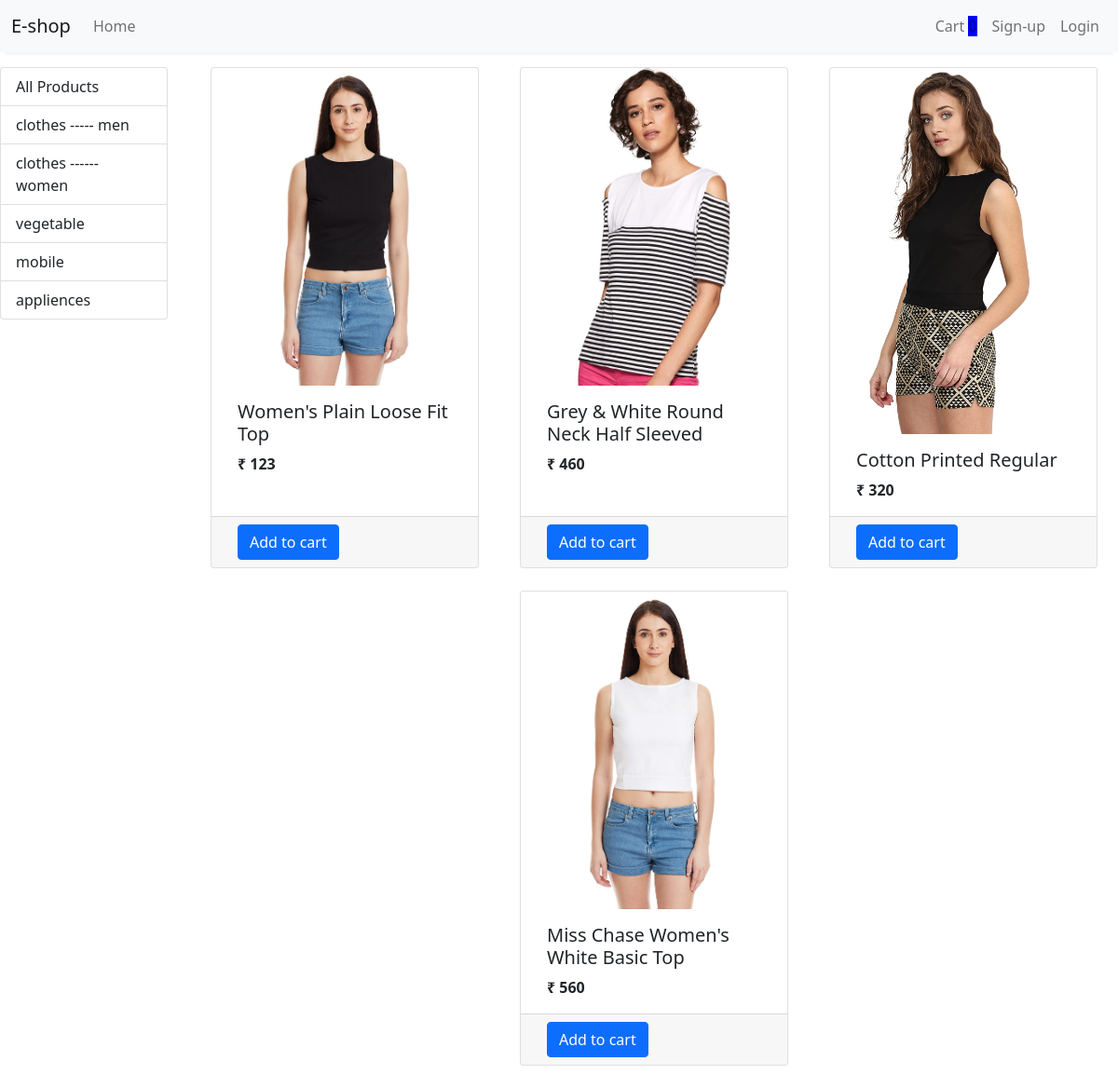
The app's page /?category=4 with its own data.
### store/models/category.py (models this page shows)
class Category(models.Model):
    name=models.CharField(max_length=20)
    @staticmethod
    def get_all_category():
        return Category.objects.all()
    def __str__(self) -> str:
        return self.name

### store/models/product_models.py (models this page shows, shortened)
class Product(models.Model):
    name=models.CharField(max_length=50)
    price=models.IntegerField(default=0)
    category= models.ForeignKey(Category,on_delete=models.CASCADE,default=1)
    description=models.CharField(max_length=200,default='',null=True,blank=True)
    image=models.ImageField(upload_to='uploads/product/')
    @staticmethod
    def get_all_product():
        return Product.objects.all()
    @staticmethod
    def get_all_product_by_category_id(category_id):
        return Product.objects.filter(category_id=category_id)

### store/views/home.py (the view, shortened to what this page needs)
# urls.py: path('',Index.as_view(),name="homepage"),
class Index(View):
    def get(self,request):
        cart=request.session.get('cart')
        if not cart:
            request.session['cart']={}
        products=Product.get_all_product()
        category=Category.get_all_category()
        category_id=request.GET.get('category')
        if category_id:
            products=Product.get_all_product_by_category_id(category_id)
        return render(request,'index.html',{'products':products,"categories":category})

### store/templatetags/cart.py (called while the page is built)
@register.filter(name='is_in_cart')
def is_in_cart(product,cart):
    keys = cart.keys()
    for id in keys:
        if int(id) == product.id:
            return True
    return False

### store/templatetags/custom_filter.py (called while the page is built)
@register.filter(name='rupee')
def rupee(number):
    return "₹ "+str(number)

### store/templates/index.html (shortened to what this page needs)
{% extends 'base.html' %}
{% block content %}
{% load cart %}
{% load custom_filter %}
<div class="row">
    <div class="container-fluid mt-3">
        <div class="row">
            <div class="col-lg-2 mx-auto">
                <div class="list-group ">
                    <a href="/" class="list-group-item list-group-item-action">All Products</a>
                    {% for category in categories %}
                    <a href="/?category={{category.id}}" class="list-group-item list-group-item-action">{{category}}</a>
                    {% endfor %}
                </div>
            </div>
            <div class="col-lg-10">
                <div class="row mx-auto">
                    {% for product in products %}
                    <div class="card mx-auto mb-4" id={{product.id}} style="width: 18rem;">
                        <img src="/media/{{product.image}}" class="card-img-top" alt="...">
                        <div class="card-body ">
                            <h5 class="card-title">{{product.name}}</h5>
                            <p class="card-text"><b>{{product.price|rupee}}</b></p>
                        </div>
                        <div class="card-footer row no-gutters">
                            {% if not product|is_in_cart:request.session.cart %}
                            <form action="/#{{product.id}}" method="post" class="btn-block">
                                <input type="submit" class="btn btn-primary" value="Add to cart">
                            </form>
{% endif %}
                        </div>
                    </div>
                    {% endfor %}
                </div>
            </div>
        </div>
    </div>
</div>
{% endblock %}

### records on screen
Category: name "clothes ----- men"
Category: name "clothes ------ women"
Category: name "vegetable"
Category: name "mobile"
Category: name "appliences"
Product: image (picture), name "Women's Plain Loose Fit Top", price "₹ 123"
Product: image (picture), name "Grey & White Round Neck Half Sleeved", price "₹ 460"
Product: image (picture), name "Cotton Printed Regular", price "₹ 320"
Product: image (picture), name "Miss Chase Women's White Basic Top", price "₹ 560"

### other values on screen
{{ request.session.cart.keys|length }} "0"
